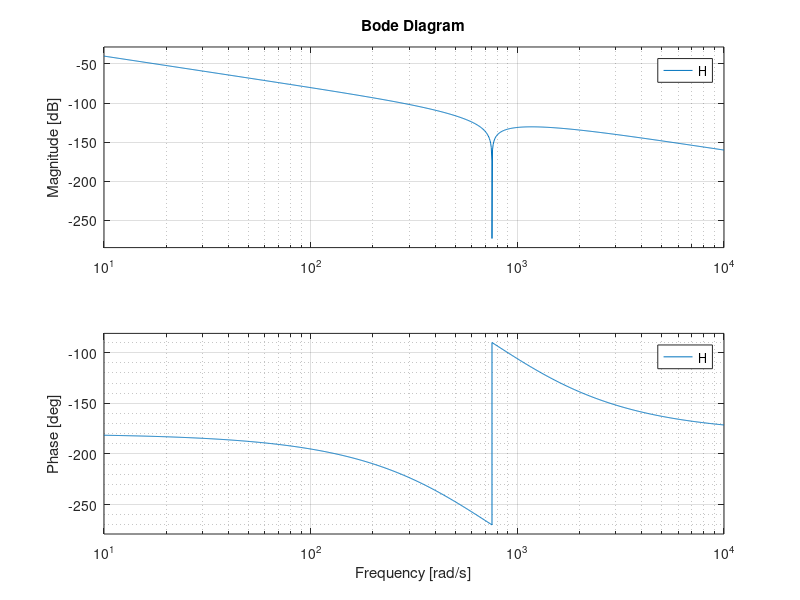
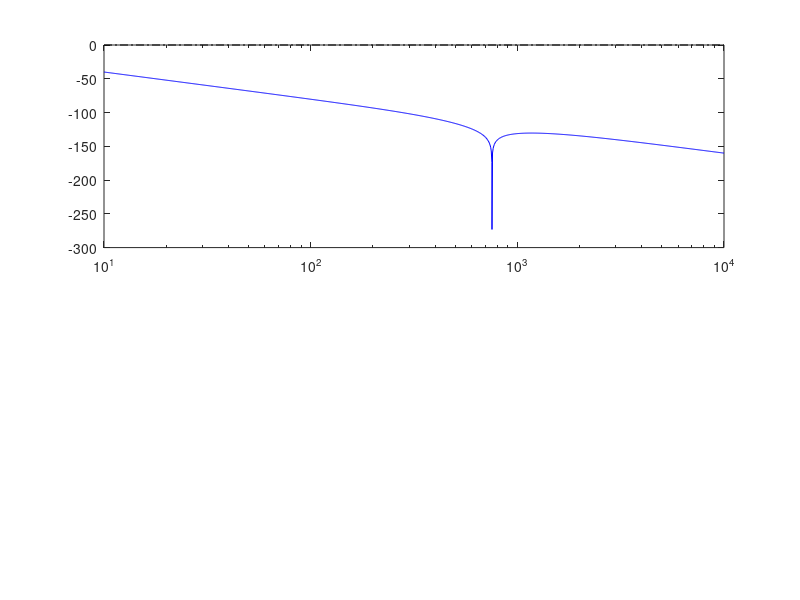

Write the MATLAB code that produced these figures, in order. (Note: this script raises an error after producing the figures.)
close all; clc; clear;

%% Compensator Design for PLL with PM = 50 deg - main compensator

f = 60; % Hz
w0 = 2*pi*f; % 377 rad/s for 60 Hz

Vs_peak = 391; % 391V line-to-neutral, normalized value (simulation)
Vs_peak_LL = 391*sqrt(3); % L2L voltage (not used)

w2 = 2*w0; % second harmonic

H = tf([1,0,4*w0*w0],[1,4*w0,4*w0*w0,0,0]);

% opts = bodeoptions('cstprefs'); opts.PhaseWrapping='on';
figure; bode(H); grid minor;
figure; margin(H); grid minor;

desired_freq = 200; % in rad/s
[base_mag,base_phase, ~] = bode(H, desired_freq);

%% Design of Lead Filter - 2 cascaded filters

wc = 200; % target cut-off frequency
target_PM = 50;

target_phase = -180 + target_PM;
needed_additional_phase = target_phase - base_phase;
delta = needed_additional_phase/2;

alpha = (1+sind(delta))/(1-sind(delta));
filter_pole = wc*sqrt(alpha);
filter_zero = filter_pole/alpha;

F = tf([1,2*filter_zero,filter_zero^2], [1,2*filter_pole, filter_pole^2]);
close all;

%% Solve for Compensator gain

L = H*F;
h0 = 1/bode(L,wc);
L = L*h0;
opts = bodeoptions('cstprefs'); opts.PhaseMatching='on';
figure; margin(L, opts); grid minor;
figure; bode(L, opts); grid minor;

close all;

